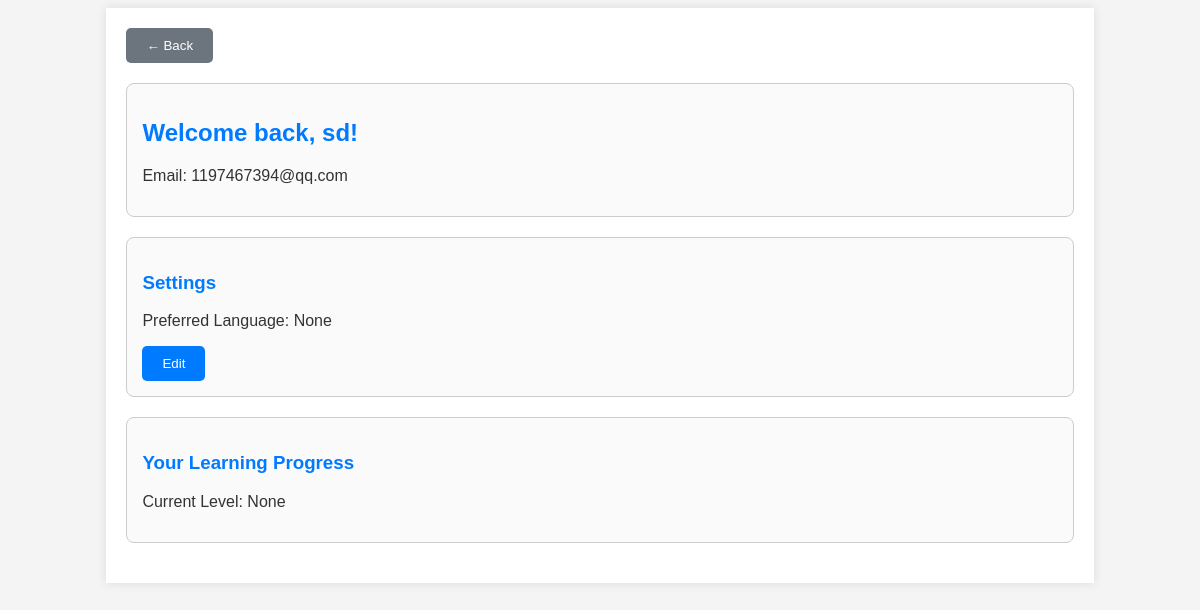
Page /dashboard (signed in) on the earlier database version.
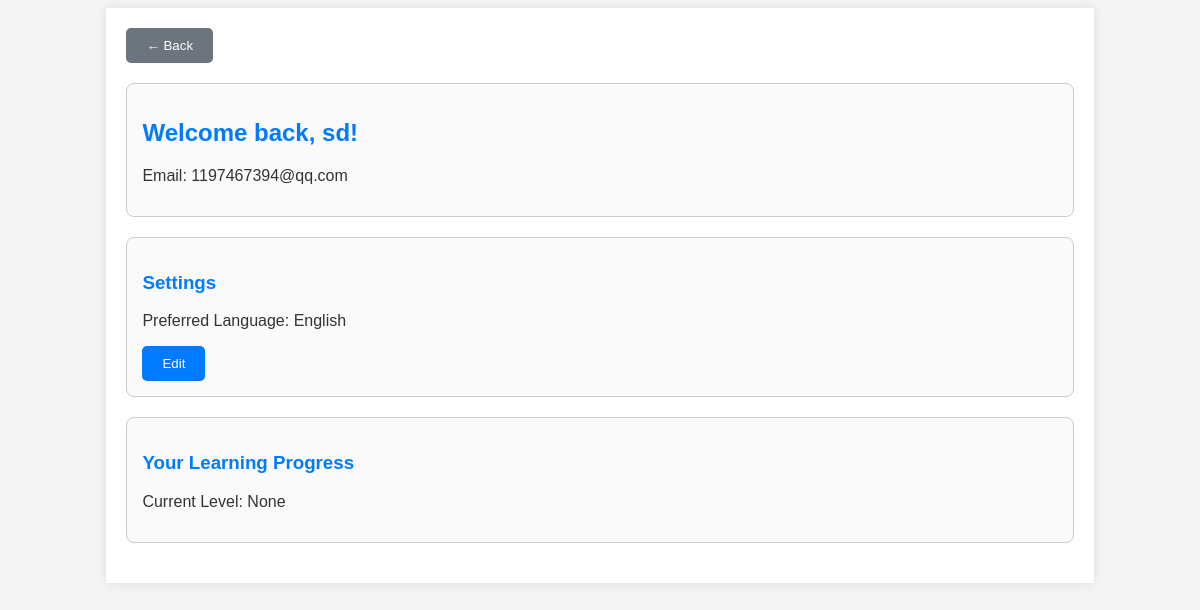
Same page on the later database version.
### app/models/user.py (models this page shows)
class User(db.Model, UserMixin):
    id = db.Column(db.Integer, primary_key=True)
    email = db.Column(db.String(150), unique=True)
    password = db.Column(db.String(150))
    first_name = db.Column(db.String(150))
    current_level = db.Column(db.String(50), default='Beginner')
    preferred_answer_language = db.Column(db.String(50), default='Chinese')

### app/views.py (the view)
@views.route('/dashboard')
@login_required
def dashboard():
    return render_template('dashboard.html', user=current_user)

### app/__init__.py (called while the page is built)
def create_app():
    app = Flask(__name__)
    app.config['DEBUG'] = True
    migrate = Migrate(app, db)
    app.config['SECRET_KEY'] = 'hjshjhdjah kjshkjdhjs'
    app.config['SQLALCHEMY_DATABASE_URI'] = f'sqlite:///{DB_NAME}'
    app.config['PERMANENT_SESSION_LIFETIME'] = timedelta(minutes=60)
    db.init_app(app)
    from .views import views
    from .auth.auth import auth
    app.register_blueprint(views, url_prefix='/')
    app.register_blueprint(auth, url_prefix='/')
    from .models.user import User, Conversation
    with app.app_context():
        db.create_all()
    login_manager = LoginManager()
    login_manager.login_view = 'auth.login'
    login_manager.init_app(app)
    @login_manager.user_loader
    def load_user(id):
        return User.query.get(int(id))
    return app

### app/templates/dashboard.html (shortened to what this page needs)
<!DOCTYPE html>
<html>
<head>
</head>
<body>
    <div class="dashboard-container">
        <button class="back-button" onclick="history.back()">← Back</button>
        <div class="profile-section card">
            <h2>Welcome back, {{ user.first_name}}!</h2>
            <p>Email: {{ user.email }}</p>
        </div>
        <div class="settings card">
            <h3>Settings</h3>
            <p>Preferred Language: <span id="currentLanguage">{{ user.preferred_answer_language }}</span></p>
            <button onclick="showEditOptions()">Edit</button>
        </div>
        <div class="learning-tools card">
            <h3>Your Learning Progress</h3>
            <p>Current Level: {{ user.current_level }}</p>
        </div>
    </div>
</body>
</html>

### app/templates/dashboard.html (style rules this page uses)
body { font-family: Arial, sans-serif; background-color: #f4f4f4; color: #333; }
.dashboard-container { width: 80%; margin: auto; background-color: #fff; padding: 20px; box-shadow: 0 0 10px rgba(0, 0, 0, 0.1); }
.profile-section, .learning-tools, .settings { margin-bottom: 20px; }
.card { border: 1px solid #ccc; padding: 15px; border-radius: 8px; background-color: #fafafa; }
h2, h3 { color: #007bff; }
button { background-color: #007bff; color: white; border: none; padding: 10px 20px; border-radius: 5px; cursor: pointer; transition: background-color 0.3s ease; }
.back-button { background-color: #6c757d; margin-bottom: 20px; }

Differences in the rows shown:
changed User "sd": preferred_answer_language "None" → "English"
